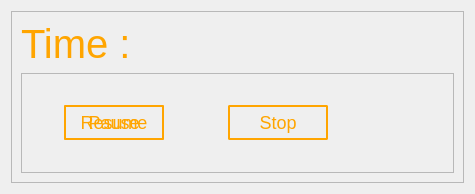
            <widget class="QWidget" name="attendence_page">
             <property name="styleSheet">
              <string notr="true"/>
             </property>
             <layout class="QVBoxLayout" name="verticalLayout_5">
              <item alignment="Qt::AlignHCenter">
               <widget class="QFrame" name="frame_2">
                <property name="minimumSize">
                 <size>
                  <width>0</width>
                  <height>0</height>
                 </size>
                </property>
                <property name="maximumSize">
                 <size>
                  <width>568</width>
                  <height>16777215</height>
                 </size>
                </property>
                <property name="styleSheet">
                 <string notr="true">QLabel{
color:orange;
font-size:40px;
}

QPushButton{
	border-radius: 2px;
color:orange;
background-position: center left;
font-size:18px;
border:2px solid orange;
}
QPushButton:hover{


	background-color:orange;
font-size :18px;

color:white;

}


QPushButton:pressed {
		background-color:orange;
font-size :17px;

color:white;

}</string>
                </property>
                <property name="frameShape">
                 <enum>QFrame::StyledPanel</enum>
                </property>
                <property name="frameShadow">
                 <enum>QFrame::Raised</enum>
                </property>
                <layout class="QVBoxLayout" name="verticalLayout_6">
                 <item>
                  <widget class="QLabel" name="time_label">
                   <property name="minimumSize">
                    <size>
                     <width>433</width>
                     <height>0</height>
                    </size>
                   </property>
                   <property name="maximumSize">
                    <size>
                     <width>16777215</width>
                     <height>89</height>
                    </size>
                   </property>
                   <property name="styleSheet">
                    <string notr="true"/>
                   </property>
                   <property name="text">
                    <string>Time : </string>
                   </property>
                  </widget>
                 </item>
                 <item>
                  <widget class="QFrame" name="frame_3">
                   <property name="minimumSize">
                    <size>
                     <width>347</width>
                     <height>100</height>
                    </size>
                   </property>
                   <property name="maximumSize">
                    <size>
                     <width>438</width>
                     <height>100</height>
                    </size>
                   </property>
                   <property name="frameShape">
                    <enum>QFrame::StyledPanel</enum>
                   </property>
                   <property name="frameShadow">
                    <enum>QFrame::Raised</enum>
                   </property>
                   <widget class="QPushButton" name="pause_button">
                    <property name="geometry">
                     <rect>
                      <x>43</x>
                      <y>32</y>
                      <width>100</width>
                      <height>35</height>
                     </rect>
                    </property>
                    <property name="minimumSize">
                     <size>
                      <width>100</width>
                      <height>35</height>
                     </size>
                    </property>
                    <property name="maximumSize">
                     <size>
                      <width>100</width>
                      <height>16777215</height>
                     </size>
                    </property>
                    <property name="cursor">
                     <cursorShape>PointingHandCursor</cursorShape>
                    </property>
                    <property name="styleSheet">
                     <string notr="true"/>
                    </property>
                    <property name="text">
                     <string>Pause</string>
                    </property>
                   </widget>
                   <widget class="QPushButton" name="stop_button">
                    <property name="geometry">
                     <rect>
                      <x>207</x>
                      <y>32</y>
                      <width>100</width>
                      <height>35</height>
                     </rect>
                    </property>
                    <property name="minimumSize">
                     <size>
                      <width>100</width>
                      <height>35</height>
                     </size>
                    </property>
                    <property name="maximumSize">
                     <size>
                      <width>100</width>
                      <height>16777215</height>
                     </size>
                    </property>
                    <property name="cursor">
                     <cursorShape>PointingHandCursor</cursorShape>
                    </property>
                    <property name="styleSheet">
                     <string notr="true"/>
                    </property>
                    <property name="text">
                     <string>Stop</string>
                    </property>
                   </widget>
                   <widget class="QPushButton" name="resume_button">
                    <property name="geometry">
                     <rect>
                      <x>43</x>
                      <y>32</y>
                      <width>100</width>
                      <height>35</height>
                     </rect>
                    </property>
                    <property name="minimumSize">
                     <size>
                      <width>100</width>
                      <height>35</height>
                     </size>
                    </property>
                    <property name="maximumSize">
                     <size>
                      <width>100</width>
                      <height>16777215</height>
                     </size>
                    </property>
                    <property name="cursor">
                     <cursorShape>PointingHandCursor</cursorShape>
                    </property>
                    <property name="styleSheet">
                     <string notr="true"/>
                    </property>
                    <property name="text">
                     <string>Resume</string>
                    </property>
                   </widget>
                  </widget>
                 </item>
                </layout>
               </widget>
              </item>
             </layout>
            </widget>
